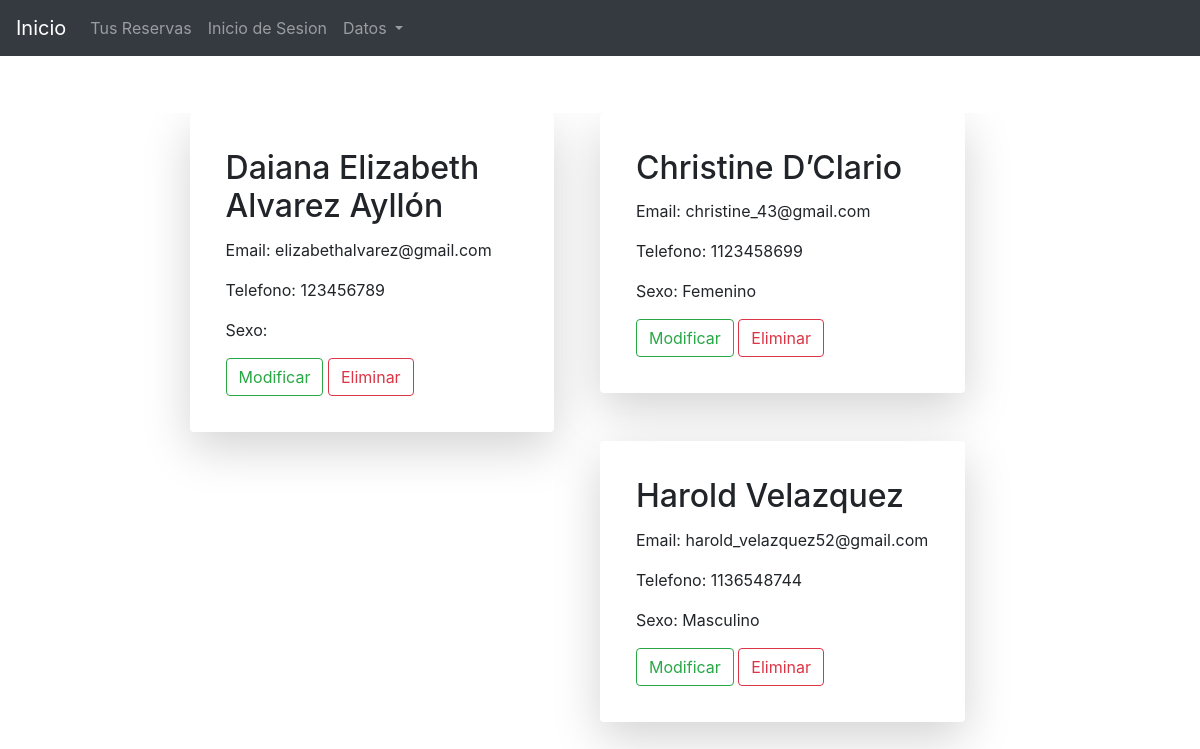
Page /ReservasHotel/php/verPerfil.php on the committed database.
### tables this page shows
CREATE TABLE `perfil` (
  `id` int(11) NOT NULL,
  `nomCompleto` text NOT NULL,
  `email` text NOT NULL,
  `telefono` int(11) NOT NULL,
  `sexo` text NOT NULL
);

### ReservasHotel/php/verPerfil.php (the view, shortened to what this page needs)
<?php
    include("conexion.php");
?>
<!DOCTYPE html>
<html>
    <head>
    <link rel="stylesheet" href="https://cdn.jsdelivr.net/npm/bootstrap@4.5.3/dist/css/bootstrap.min.css">
    </head>
    <body>
  <nav class="navbar navbar-expand-lg navbar navbar-dark bg-dark">
    <a class="navbar-brand" href="Home.php">Inicio</a>
    <div class="collapse navbar-collapse" id="navbarSupportedContent">
      <ul class="navbar-nav mr-auto">
        <li class="nav-item">
          <a class="nav-link" href="tabla.php">Tus Reservas</a>
        </li>
        <li class="nav-item">
          <a class="nav-link" href="Sesion.php">Inicio de Sesion</a>
        </li>
        <li class="nav-item dropdown">
        <a class="nav-link dropdown-toggle" href="#" id="navbarDropdown" role="button" data-toggle="dropdown" aria-haspopup="true" aria-expanded="false">
        Datos
        </a>
      </ul>
    </div>
  </nav>
        <div class="container">
            <div class="row">
                    <div class="row table-responsive" style="width:80%;margin-left:10%;margin-top:5%;">
                        <?php
                            $query = "SELECT * FROM perfil";
                            $envio = $conexion->query($query);
                            while($row=$envio->fetch_assoc()){
                                ?>
                        <div class="shadow-lg p-3 mb-5 bg-white rounded" style="width:40%; float:left; margin-left:5%;">
                            <div class="card-body">
                                <h2 class="card-title"><?php echo $row['nomCompleto']; ?></h2>
                                <p>Email: <?php echo $row['email']; ?></p>
                                <p>Telefono: <?php echo $row['telefono']; ?></p>
                                <p>Sexo: <?php echo $row['sexo']; ?></p>
                                <a href="modificar.php?id=<?php echo $row['id']; ?>" class="btn btn-outline-success">Modificar</a>
                                <a href="eliminar_perfil.php?id=<?php echo $row['id']; ?>" class="btn btn-outline-danger">Eliminar</a>
                            </div>
                        </div>
                        <?php } ?>
                </div>
           </div>
        </div>
    </body>
</html>

### rows in the picture
perfil: nomCompleto "Daiana Elizabeth Alvarez Ayllón", email "elizabethalvarez@gmail.com", telefono "123456789"
perfil: nomCompleto "Christine D’Clario", email "christine_43@gmail.com", telefono "1123458699", sexo "Femenino"
perfil: nomCompleto "Harold Velazquez", email "harold_velazquez52@gmail.com", telefono "1136548744", sexo "Masculino"
